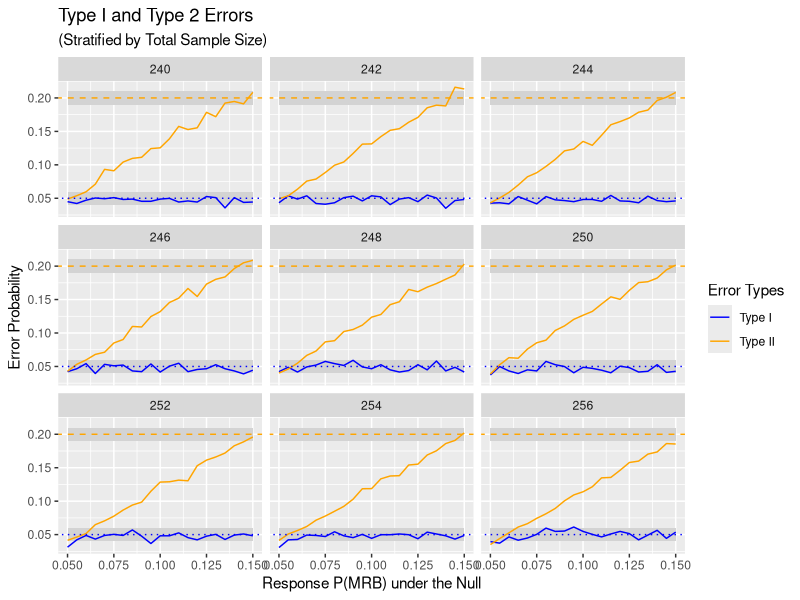
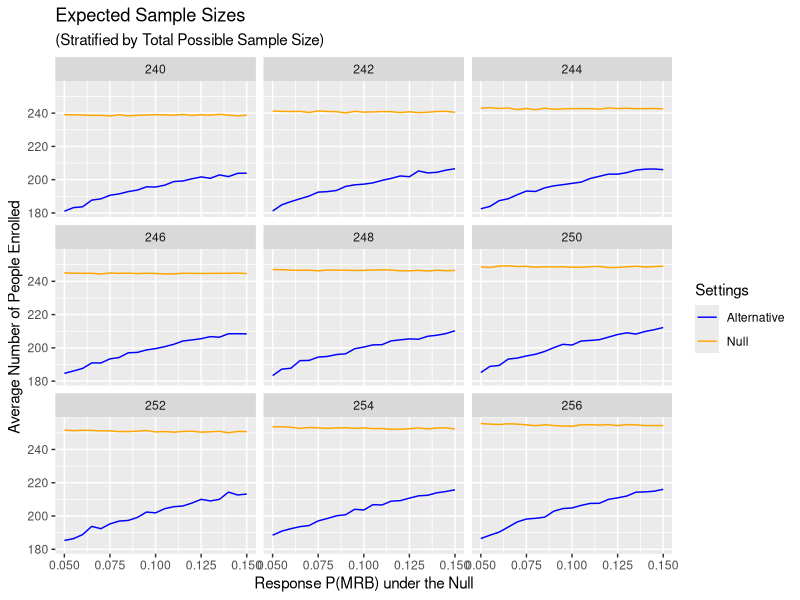

The R source for these figures, in order:
##### Game Plan ####
# Decide deltas/hypothesis situations to test
# This will allow us to decide correct n
# determine ideal number of simulations
# run simulations
# win.

# ---- Determining S ------
m = 0.01
S.power = (1.96/m)^2 *.8*(1-.8); S.power
S.alpha = (1.96/m)^2 *.95*(1-.95); S.alpha
# implies we need at least 6147 montecarlo runs for power, and 1825 for alpha

# remains to be done: solve for the true margin of error for alpha!!!



trial.sim = function(p.t, p.c, n, S, simulationSettingName= NA, 
                     boundary1 = 0.005, boundary2 = 0.048){
  # p.t is proportion of successes we see on treatment
  # p.c is proportion of successes we see on control.
  # n is the number in each arm (assuming equal arms)
  # S is the number of monte carlo replicates.
  # simulationSetting name is a string that allows us to save the result of the simulation
  results = matrix(NA, nrow= S, ncol = 11)
  colnames(results) = c("replicate", "p.11", "p.12", "Z.1","T.1",
                        "p.21", "p.22","Z.2", "T.2", "reject", "overall.n")
  for(r in 1:S){
    # interim analysis
    #get number of success for the controls
    p.11 = sum(rbinom(n/2, 1, prob = p.c))
    #get number of success for the treatment
    p.12 = sum(rbinom(n/2, 1, prob = p.t))
    
    while(p.11 ==0 & p.12 == 0){
      p.11 = sum(rbinom(n/2, 1, prob = p.c))
      #get number of success for the treatment
      p.12 = sum(rbinom(n/2, 1, prob = p.t))
    }
    # neum = asin(sqrt(p.11/(n/2)))-asin(sqrt(p.12/(n/2)))
    # denom = sqrt(1/(4* n/2)+ 1/(4*n/2))
    # 
    #  Z.1 = abs(neum/denom)
    # #need to perform a two-sided test.
    # pval1 = 2*(1-pnorm(Z.1))
    
    phat1 = p.11/(n/2)
    phat2 = p.12/(n/2)
    
    Z.1 = (phat1 - phat2)/
      sqrt(phat1* (1-phat1)/(n/2) + phat2* (1-phat2)/(n/2))
      
  
    pval1= 2* ( 1- pnorm(abs(Z.1)))
    T.1 = ifelse(pval1< boundary1, 1, 0 )
    # problem with the T.1 being NA right now.
    # using the O'Brien-Fleming boundary
    # 1 for rejecting the null, 0 for failing to reject the null.
    if(T.1 == 0){
      # if we fail to reject the null during the interim analysis:
      p.21 = p.11 + sum(rbinom(n/2, 1, prob = p.c))
      p.22 = p.12 + sum(rbinom(n/2, 1, prob = p.t))
      
      overall.n = 2*n
      
      # neum = asin(sqrt(p.21/n))-asin(sqrt(p.22/n))
      # denom =sqrt(1/(4* n)+ 1/(4*n))
      # 
      # Z.2 = abs(neum/denom)
      # #need to perform a two-sided test.
      
      phat1 = p.21/(n)
      phat2 = p.22/(n)
      
      Z.2 = (phat1 - phat2)/
        sqrt(phat1* (1-phat1)/(n) + phat2* (1-phat2)/(n))
      
      
      pval2= 2* ( 1- pnorm(abs(Z.2)))
      T.2 = ifelse(pval2< boundary2, 1, 0 )
      
      # pval2 = 2*(1-pnorm(Z.2))
      # 
      # T.2 = ifelse(pval2< boundary2, 1, 0 )
      # 
      # T.2 = ifelse(prop.test(x = c(p.21, p.22), n = c(n/2, n/2))$p.value<boundary2,
      #              1, 0)
    }else{
      #rejected the null, found a difference in the interim analysis:
      p.21 = 0
      p.22 = 0
      overall.n = n
      Z.2 = 0
      T.2 = 0
    }
    
    results[r, ] = c(r, p.11, p.12, Z.1, T.1, p.21, p.22, Z.2, T.2, T.1+T.2, overall.n)  
  }
  if(!is.na(simulationSettingName)){
    write.csv(paste0(simulationSettingName, ".csv"))
  }
  return(results)
}




######## Setting 1 #########
#p1 = 0, p2 = .15, sig.level = 0.05, power = 0.80


######## Setting 2 #########
#p1 = .05, p2 = .20, sig.level = 0.05, power = 0.80
power.prop.test(n= NULL, p1 = 0.05, p2 = 0.2,
                sig.level = 0.05, power= 0.80,
                alternative = "two.sided")
# initial n is 76 in each group, 152 total.
# this 38 in each group at the interim, 76 total

set.seed(16)

test2 = ( trial.sim(p.t = 0.2, p.c = 0.05, n = 76, S = ceiling(S.power), 
                    boundary1 = 0.005, boundary2 = 0.048 ))
colMeans(test2[, c("reject", "overall.n")])
#140

set.seed(16); null2 = ( trial.sim(p.t = 0.05, p.c = 0.05, n = 76, S = ceiling(S.alpha), 
                    boundary1 = 0.005, boundary2 = 0.048))
colMeans(null2[, c("reject", "overall.n")])



######## Setting 3 #########

#p1 = .1, p2 = .25, sig.level = 0.05, power = 0.80
power.prop.test(n= NULL, p1 = 0.1, p2 = 0.25,
                sig.level = 0.05, power= 0.80,
                alternative = "two.sided")
# initial n is 100 in each group, 200 total.
# this 50 in each group at the interim, 100 total

set.seed(16); test3 = ( trial.sim(p.t = 0.25, p.c = 0.1, n = 122, S = ceiling(S.power), 
                    boundary1 = 0.005, boundary2 = 0.048 ))
colMeans(test3[, c("reject", "overall.n")])

set.seed(16); null3 = ( trial.sim(p.t = 0.1, p.c = 0.1, n = 122, S = ceiling(S.alpha), 
                                  boundary1 = 0.005, boundary2 = 0.048 ))
colMeans(null3[, c("reject", "overall.n")])



######## Setting 4 #########
#p1 = .15, p2 = .3, sig.level = 0.05, power = 0.80
power.prop.test(n= NULL, p1 = 0.15, p2 = 0.3,
                sig.level = 0.05, power= 0.80,
                alternative = "two.sided")
# initial n is 120 in each group, 240 total.
# this 60 in each group at the interim, 120 total
set.seed(16); test4 = ( trial.sim(p.t = 0.3, p.c = 0.15, n = 120, S = ceiling(S.power), 
                    boundary1 = 0.005, boundary2 = 0.048 ))
colMeans(test4[, c("reject", "overall.n")])


set.seed(16); null4 = ( trial.sim(p.t = 0.3, p.c = 0.3, n = 126, S = ceiling(S.alpha), 
                                  boundary1 = 0.005, boundary2 = 0.048 ))
colMeans(null4[, c("reject", "overall.n")])





######### In conclusion ########
# want to creat a graph that has the various powers and alpha levels
# also varying n 

pcDat = seq(from = 0.05, to = 0.15, by = 0.005)

nChoices = seq(from = 120, to = 128, by = 1); nChoices


finalDataFrame = as.data.frame(matrix(ncol = 6, nrow = length(pcDat)*length(nChoices)))
colnames(finalDataFrame) = c("propNull","expectedSampleAlt","expectedSampleNull", 
                             "typeIError", "power", "trialSize")

iter = 1
set.seed(16)
for (j in 1:length(nChoices)){
  nSize = nChoices[j]
  for(i in 1:length(pcDat)){
    phat = pcDat[i]
    
    alt = trial.sim(p.t = phat+0.15, p.c = phat, n = nSize, S = ceiling(S.power), 
                    boundary1 = 0.01, boundary2 = 0.04 )
    finalDataFrame[iter, c("power", "expectedSampleAlt", "trialSize")]=  
      c(colMeans(alt[, c("reject", "overall.n")]), 2*nSize)
    
    pointNull = trial.sim(p.t = phat, p.c = phat, n = nSize, S = ceiling(S.alpha), 
                          boundary1 = 0.01, boundary2 = 0.04)
    finalDataFrame[iter, c("propNull", "typeIError", "expectedSampleNull")] = 
      c(phat, colMeans(pointNull[,c("reject", "overall.n")]))
    iter = iter+1
  }
}



# 
# 
library(ggplot2)
colors <- c("Type I" = "blue", "Type II" = "orange")

ggplot(data = finalDataFrame, aes(x = propNull))+
  geom_ribbon(aes(ymin = 0.2-m,  ymax = 0.2+m), fill = "lightgrey")+
  geom_abline(intercept = 0.2, slope = 0, color = "orange", linetype = 2) +
  geom_ribbon(aes(ymin = 0.05-m,  ymax = 0.05+m), fill = "lightgrey")+
  geom_line(aes(y = typeIError, color = "Type I"))+
  geom_line(aes(y = 1-power, color = "Type II"))+
  geom_abline(intercept = 0.05, slope = 0, color = "blue", linetype = 3) +
  labs(x = "Response P(MRB) under the Null",
       y = "Error Probability",
       color = "Error Types",
       title = "Type I and Type 2 Errors",
       subtitle = "(Stratified by Total Sample Size)")+
  scale_color_manual(values = colors)+
  facet_wrap(~trialSize)

#ggsave("Errors.png")


colors2 = c("Alternative" = "blue", "Null" = "orange")
ggplot(data = finalDataFrame, aes(x = propNull))+
  geom_line(aes(y = expectedSampleAlt, color = "Alternative"))+
  geom_line(aes(y = expectedSampleNull, color = "Null"))+
  labs(x = "Response P(MRB) under the Null",
       y = "Average Number of People Enrolled",
       color = "Settings",
       title = "Expected Sample Sizes",
       subtitle = "(Stratified by Total Possible Sample Size)")+
  scale_color_manual(values = colors2)+
  facet_wrap(~trialSize)

# ggsave("Expected.sample.sizes.png")
